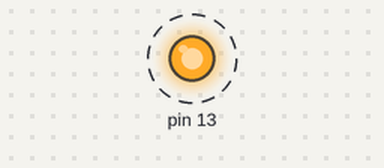
Bench run of a sketch on a simulated Arduino Uno, built with avr-gcc and run on an emulated ATmega328P. On the bench: output pins drawn as LEDs (lit = HIGH). Dashed ring = blinking.

Above: at 0.5 s.
Timing chart, 0 to 4.6 s (numbered marks = the images above):
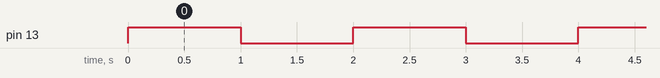

Measured:
- by itself, pin 13: alternates HIGH for 1.0 s and LOW for 1.0 s

The sketch:

project.ino
```cpp
/*
Project:	%ProjectName%
Board:		%BOARD_TAG%
MCU:		%BOARD_MCU%
FRENQUENCY:	%BOARD_F%

Created using Qt Creator
*/

#ifndef ARDUINO_H
#define ARDUINO_H
#include <Arduino.h>
#endif

//******************************
//* SETUP AND LOOP SECTION
//* Always leave setup() and loop() functions at the end of file
void setup() {
	// initialize the digital pin as an output.
	// Pin 13 has an LED connected on most Arduino boards:
	pinMode(13, OUTPUT);
}

void loop() {
	digitalWrite(13, HIGH);   // set the LED on
	delay(1000);              // wait for a second
	digitalWrite(13, LOW);    // set the LED off
	delay(1000);              // wait for a second
}
```
